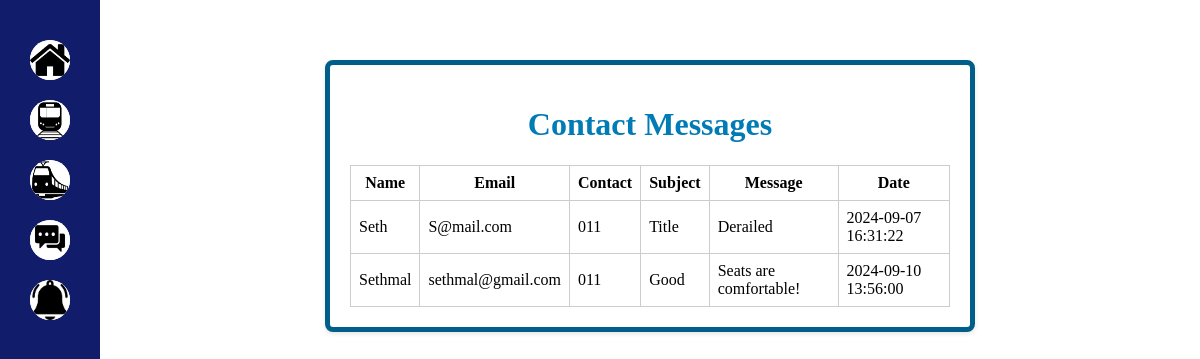
The app's page /traintimely/admin/contacts.php with its own data.
### tables this page shows
CREATE TABLE `contacts` (
  `contact_id` int(11) NOT NULL,
  `fullname` varchar(100) DEFAULT NULL,
  `email` varchar(100) DEFAULT NULL,
  `contactnumber` varchar(10) DEFAULT NULL,
  `subject` varchar(50) DEFAULT NULL,
  `message` text DEFAULT NULL,
  `created_at` timestamp NOT NULL DEFAULT current_timestamp()
);

### traintimely/admin/contacts.php (the view, shortened to what this page needs)
<!DOCTYPE html>
<html>
<head>
	<link rel="stylesheet" href="headerfooternew123.css">
</head>
<body>
    <div class="sidebar">
        <div><a href="adminhome.php" title="Home"><img src="homeicon1.png" class="button" alt="Home" style="margin-top: 50px;"></a></div>
        <div><a href="route.php" title="Routes"><img src="railwayicon.jpg" class="button" alt="Route"></a></div>
        <div><a href="train.php" title="Trains"><img src="trainicon.jpg" class="button" alt="Train"></a></div>
        <div><a href="contacts.php" title="Messages"><img src="messageicon.jpg" class="button" alt="Messages"></a></div>
        <div><a href="notification.php" title="Notifications"><img src="notificationicon.jpg" class="button" alt="Notification"></a></div>
    </div>
    <div class="container">
        <h1>Contact Messages</h1>
        <table id="notification-table">
            <thead>
                <tr>
                    <th>Name</th>
                    <th>Email</th>
                    <th>Contact</th>
                    <th>Subject</th>
                    <th>Message</th>
                    <th>Date</th>
                </tr>
            </thead>
            <tbody>
            <?php
                include "connection.php";
                $sql2 = "SELECT fullname, email, contactnumber, subject, message, created_at FROM contacts";
                $result = $conn->query($sql2);
                $output = "";
                if ($result->num_rows > 0) {
                    while ($row = mysqli_fetch_array($result)) {
                        $output .= "<tr>";
                        $output .= "<td>" . $row['fullname'] . "</td>";
                        $output .= "<td>" . $row['email'] . "</td>";
                        $output .= "<td>" . $row['contactnumber'] . "</td>";
                        $output .= "<td>" . $row['subject'] . "</td>";
                        $output .= "<td>" . $row['message'] . "</td>";
                        $output .= "<td>" . $row['created_at'] . "</td>";
                        $output .= "</tr>";
                    }
                } else {
                    $output = "<tr><td colspan='6'>No contacts found</td></tr>";
                }
                echo $output;
            ?>
            </tbody>
        </table>
    </div>
</body>
</html>

### traintimely/admin/headerfooternew123.css (style rules this page uses)
body { margin: 0; padding: 0; border: 0; background-repeat: no-repeat; background-size: cover; background-color: white; display: flex; flex-direction: row; height: 100vh; }
h1 { text-align: center; color: #007bb5; }
.container { max-width: 600px; width: 600px; padding: 20px; margin: 20px auto; margin-top: 5%; background-color: #ffffff; border: 5px solid #005f8a; border-radius: 8px; box-shadow: 0 2px 4px rgba(0, 0, 0, 0.1); height: min-content; vertical-align: middle; }
.sidebar { width: 100px; background-color: #111d6a; display: flex; flex-direction: column; align-items: center; justify-content: top; }
.sidebar .button { width: 50px; height: 50px; background-color: white; border-radius: 50%; margin: 10px 0; zoom: 80%; transition: transform 0.3s ease; }
.sidebar img { zoom: 80%; }
.container table { border-collapse: collapse; border: 1px solid #ccc; }
.container table th, .container table td { border: 1px solid #ccc; padding: 8px; }

### records on screen
contacts: fullname "Seth", email "S@mail.com", contactnumber "011", subject "Title", message "Derailed", created_at "2024-09-07 16:31:22"
contacts: fullname "Sethmal", email "sethmal@gmail.com", contactnumber "011", subject "Good", message "Seats are comfortable!", created_at "2024-09-10 13:56:00"
